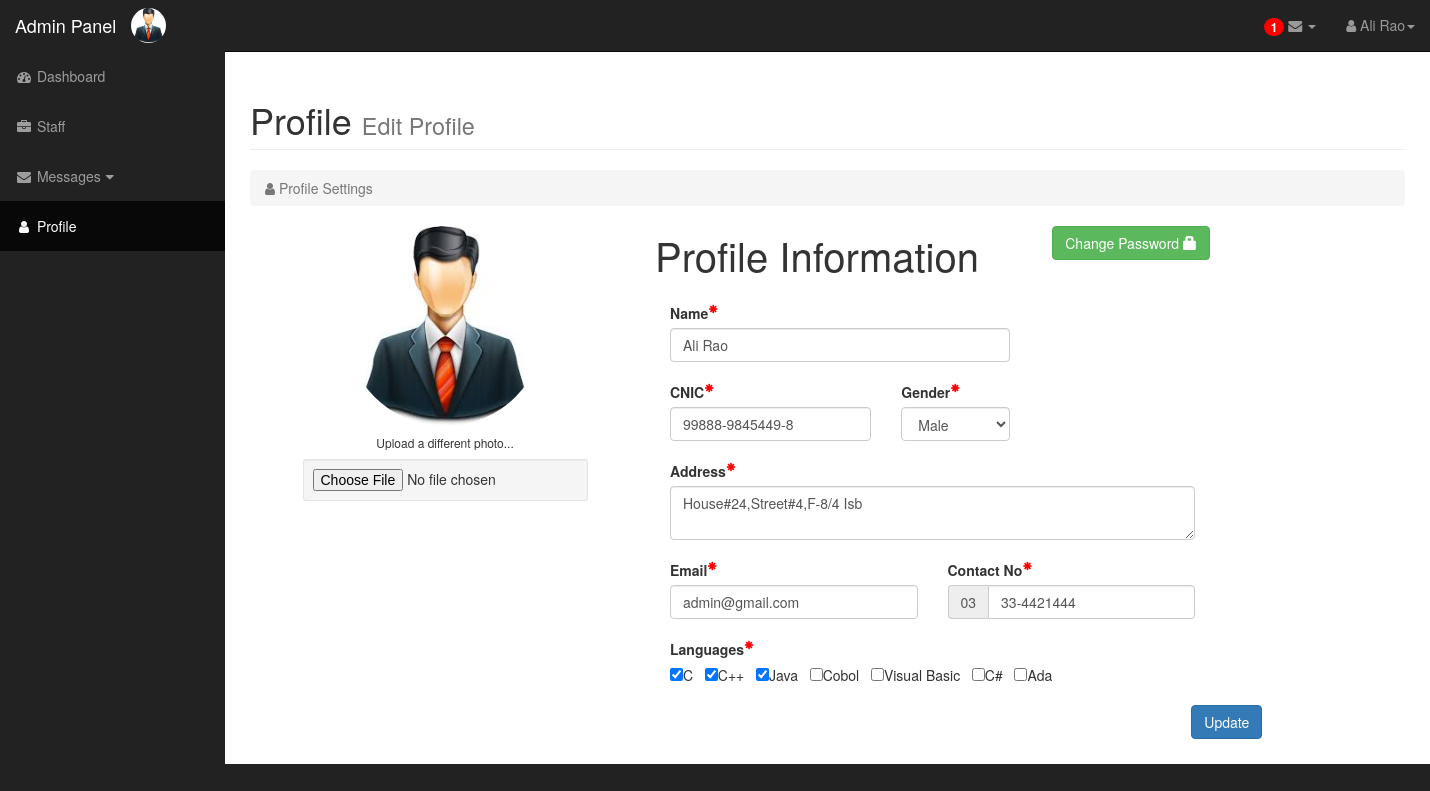
The app's page /PPS/Admin/profile.php (signed in) with its own data.
### tables this page shows
CREATE TABLE IF NOT EXISTS `employee` (
  `empId` int(15) NOT NULL AUTO_INCREMENT,
  `empName` varchar(255) NOT NULL,
  `password` varchar(255) NOT NULL,
  `gender` varchar(255) NOT NULL,
  `cnic` varchar(255) NOT NULL,
  `dob` date NOT NULL,
  `regDate` date NOT NULL,
  `address` varchar(255) NOT NULL,
  `email` varchar(255) NOT NULL,
  `contactNo` varchar(255) NOT NULL,
  `salary` varchar(255) NOT NULL,
  `jobStatus` varchar(255) NOT NULL,
  `workStatus` varchar(255) NOT NULL,
  `image` varchar(255) NOT NULL,
  `position` varchar(255) NOT NULL,
  PRIMARY KEY (`empId`),
  UNIQUE KEY `cnic` (`cnic`,`email`)
);

CREATE TABLE IF NOT EXISTS `employeelanguage` (
  `empId` int(15) NOT NULL,
  `languageId` int(15) NOT NULL,
  UNIQUE KEY `empId` (`empId`,`languageId`),
  UNIQUE KEY `empId_2` (`empId`,`languageId`),
  UNIQUE KEY `empId_3` (`empId`,`languageId`)
);

CREATE TABLE IF NOT EXISTS `language` (
  `languageId` int(10) NOT NULL AUTO_INCREMENT,
  `languageName` varchar(20) NOT NULL,
  `LOCperFP` int(10) NOT NULL,
  PRIMARY KEY (`languageId`),
  UNIQUE KEY `languageName` (`languageName`)
);

### PPS/Admin/profile.php (the view, shortened to what this page needs)
 <!DOCTYPE html>
<html lang="en">
<head>
		<link href="../css/bootstrap.min.css" rel="stylesheet">
		<link href="../css/sb-admin.css" rel="stylesheet">
		<link href="../css/plugins/morris.css" rel="stylesheet">
		<link href="../font-awesome/css/font-awesome.min.css" rel="stylesheet" type="text/css">
		<link rel="stylesheet" href="../css/dataTables.bootstrap.min.css" />
		<link rel="stylesheet" type="text/css" href="../css/jquery.dataTables.css">
	    <link rel="stylesheet" href="../css/jquery.dataTables.min.css">
        <link rel="stylesheet" href="../css/dataTables.bootstrap.min.css">
		<link rel="stylesheet" href="../css/fixedHeader.bootstrap.min.css">
		<link rel="stylesheet" href="../css/responsive.bootstrap.min.css">
		<link rel="stylesheet" href="../css/badge.css">
</head>
<body>
    <div id="wrapper">
        <nav class="navbar navbar-inverse navbar-fixed-top" role="navigation">
            <div class="navbar-header">
                <a class="navbar-brand" href="dashboard.php">Admin Panel</a>
            <?php
				   include("config.php");
										if(isset($_SESSION['username']))  {
										$query = "SELECT * FROM `employee` WHERE empId='".$_SESSION['id']."' ";
											   $result = mysqli_query($connect, $query);
										        $row2 = mysqli_fetch_array($result);
										}
										?>
				<img class="img-circle pull-right" src="<?php echo $row2["image"]; ?>" width="35px" height="35px" style='  margin-top:8px;'/></div>
            <ul class="nav navbar-right top-nav">
                  <li class="dropdown">
                   <a href="#" class="dropdown-toggle" data-toggle="dropdown">
				   <?php
				   include("config.php");
										if(isset($_SESSION['username']))  {
				    $query = "SELECT * FROM `inbox` WHERE receiver='".$_SESSION['id']."' AND open='0' ";
											   $result = mysqli_query($connect, $query);
										       $count2 = mysqli_num_rows($result);
										}
										if($count2>0)
								   {
									 echo' <span class="badge badge-notify">';
									  echo $count2;
									  echo' </span>';
								   }
								else{
									echo' <span>';
									  echo' </span>';
								}
				   ?>
				<i class="fa fa-envelope"></i> <b class="caret"></b></a>
                </li>
                <li class="dropdown">
                    <a href="#" class="dropdown-toggle" data-toggle="dropdown"><i class="fa fa-user"></i>
					<?php if(isset($_SESSION['username']))
                {
                 echo $_SESSION['name'];
                }
                 ?><b class="caret"></b></a>
                </li>
            </ul>
            <div class="collapse navbar-collapse navbar-ex1-collapse">
                <ul class="nav navbar-nav side-nav">
                    <li >
                        <a id="dash_board" href="#" onclick='return false;'><i class="fa fa-fw fa-dashboard"></i> Dashboard</a>
                    </li>
					<li >
                        <a href="staff.php"><i class="fa fa-fw fa-briefcase"></i> Staff</a>
                    </li>
					  <li>
                        <a href="javascript:;" data-toggle="collapse" data-target="#demo"><i class="fa fa-fw fa-envelope"></i> Messages<i class="fa fa-fw fa-caret-down"></i></a>
                    </li>
					 <li  class="active">
                        <a href="profile.php"><i class="fa fa-fw fa-user"></i> Profile</a>
                    </li>
                </ul>
            </div>
        </nav>
        <div id="page-wrapper">
            <div class="container-fluid">
                <div class="row">
                    <div class="col-lg-12">
                        <h1 class="page-header">
                            Profile <small>Edit Profile</small>
                        </h1>
                        <ol class="breadcrumb">
                            <li class="active">
                                <i class="fa fa-user"></i> Profile Settings
                            </li>
                        </ol>
                    </div>
                </div>
<div class="container" >
  <div class="row">
   <form method="post" action="" class="form-horizontal" id="insert_form">
    <div class="col-md-4 col-sm-6 col-xs-12">
      <div class="text-center">
	    <?php
		include("config.php");
   $query = "SELECT * FROM employee where empId= '".$_SESSION["id"]."'";
   $result = mysqli_query($connect, $query);
                      $row = mysqli_fetch_array($result);
                     ?>
					 <img class="img-circle " src=" <?php echo $row['image'];?> " width="200px" height="200px"/></center></td>
        <h6>Upload a different photo...</h6>
        <input type="file" name="filename[]" id="select_image"   class="text-center center-block well well-sm" >
      </div>
	  <br />
    </div>
    <div class="col-md-6 col-sm-6 col-xs-12 personal-info">
	   <div class="row">
  <div class="col-xs-10">
   <div class='huge'> Profile Information </div>
	 </div>
	 <div class="col-xs-2">
 <button id="button" data-toggle="modal" data-target="#pswd_data_Modal" class="btn  btn-success pull-right" href="#" type="button">Change Password <span class="glyphicon glyphicon-lock"></span></button>
 </div>
	 </div>
            <br>
               <div class="col-xs-8">
                  <label>Name<sup><span style = "color: red;  font-size: 10px;" class="glyphicon glyphicon-asterisk"></span></sup></label>
				  <input type="text" value="<?php echo $row["empName"]; ?>" name="empName" id="empName" placeholder="Enter Employee Name " class="form-control" required>
               </div>
					<div class="col-xs-5">
					 <label>CNIC<sup><span style = "color: red;  font-size: 10px;" class="glyphicon glyphicon-asterisk"></span></sup></label>
               <input type="text" value="<?php echo $row["cnic"]; ?>" name="cnic" id="cnic" placeholder="*****-******-*" class="form-control" required>
				</div>
			  <div class="col-xs-3">
                  <label>Gender<sup><span style = "color: red;  font-size: 10px;" class="glyphicon glyphicon-asterisk"></span></sup></label>
                  <select name="gender" id="gender" class="form-control">
				  <?php
				  if($row["gender"]=='Male'){
				  ?>
				  <option value="Male" selected>Male</option>
				   <?php
				  }
				  else{
				  ?><option value="Male" >Male</option>
                     <option value="Female" selected>Female</option>
					  <?php
				  }
				  ?>
                  </select>
                <br /></div>
				  <div class="col-xs-12">
                <label>Address<sup><span style = "color: red;  font-size: 10px;" class="glyphicon glyphicon-asterisk"></span></sup></label>
			   <textarea name="address"   id="address" class="form-control"placeholder="Enter Employee Address "  required><?php echo $row["address"]; ?> </textarea>
               <br /> </div>
               <div class="col-xs-6">
               <label>Email<sup><span style = "color: red;  font-size: 10px;" class="glyphicon glyphicon-asterisk"></span></sup></label>
               <input type="text" value="<?php echo $row["email"]; ?>" name="email" id="email" class="form-control" required>
              </div> <div class="col-xs-6">
               <label>Contact No<sup><span style = "color: red;  font-size: 10px;" class="glyphicon glyphicon-asterisk"></span></sup></label>
                <div class="input-group">
				<span class="input-group-addon">03</span>
			   <input type="text" value="<?php echo $row["contactNo"]; ?>" name="contactNo" placeholder="XX-XXXXXXX"id="contactNo" class="form-control" required>
			   </div>
              <br /> </div>
			  <div class="col-xs-12">
             <label>Languages<sup><span style = "color: red;  font-size: 10px;" class="glyphicon glyphicon-asterisk"></span></sup></label>
			    <br />
			  <?php
		  include("config.php");
		   $query = "SELECT * FROM language ";
		   $result = mysqli_query($connect, $query);
                     while($row = mysqli_fetch_array($result))
                     {
						  $query2 = "SELECT * FROM employeelanguage where empId= '".$_SESSION["id"]."'";
		                $result2 = mysqli_query($connect, $query2);
                while($row2 = mysqli_fetch_array($result2))
                     {
						 if($row2['languageId']==$row['languageId']){
						 echo '<input type="checkbox" class="Languages" name="Languages[]"  id="a'.$row2['languageId'].'" value="'.$row2['languageId'].'" checked>'.$row['languageName'];
						$flag=false;
						break;
						}
						else  {
							$flag=true;
						 }
						}
						if($flag){
							echo '<input type="checkbox" class="Languages" name="Languages[]"  id="a'.$row['languageId'].'" value="'.$row['languageId'].'">'.$row['languageName'];
						}
						}
					   ?></div>
			   <br />
        <div class="form-group">
          <label class="col-md-3 control-label"></label>
       <div class="col-md-1 pull-right">
             <br>  <input type="submit" name="insert" id="insert23" class="btn btn-primary " value="Update" >
          </div>
        </div>
    </div>
	 </form>
  </div>
</div>
            </div>
        </div>
    </div>
</body>
</html>

### PPS/css/sb-admin.css (style rules this page uses)
body { margin-top: 100px; background-color: #222; }
@media (min-width:768px) { body { margin-top: 50px; } }
#wrapper { padding-left: 0; }
#page-wrapper { width: 100%; padding: 0; background-color: #fff; }
.huge { font-size: 50px; line-height: normal; }
@media (min-width:768px) { #wrapper { padding-left: 225px; } }
@media (min-width:768px) { #page-wrapper { padding: 10px; } }
.top-nav { padding: 0 15px; }
.top-nav>li { display: inline-block; float: left; }
.top-nav>li>a { padding-top: 15px; padding-bottom: 15px; line-height: 20px; color: #999; }
@media (min-width:768px) { .side-nav { position: fixed; top: 51px; left: 225px; width: 225px; margin-left: -225px; border: none; border-radius: 0; overflow-y: auto; background-color: #222; bottom: 0; overflow-x: hidden; padding-bottom: 40px; } }
@media (min-width:768px) { .side-nav>li>a { width: 225px; } }
.huge { font-size: 40px; }

### PPS/css/badge.css (style rules this page uses)
.badge-notify { background:red; position:relative; }

### records on screen
employee: image (picture), empName "Ali Rao", cnic "99888-9845449-8", gender "Male", address "House#24,Street#4,F-8/4 Isb", email "admin@gmail.com", contactNo "33-4421444"
employeelanguage: languageId.languageName "C"
employeelanguage: languageId.languageName "C++"
employeelanguage: languageId.languageName "Java"
language: languageName "Cobol"
language: languageName "Visual Basic"
language: languageName "C#"
language: languageName "Ada"

### other values on screen
$count2 "1"
$_SESSION['name'] "Ali Rao"
